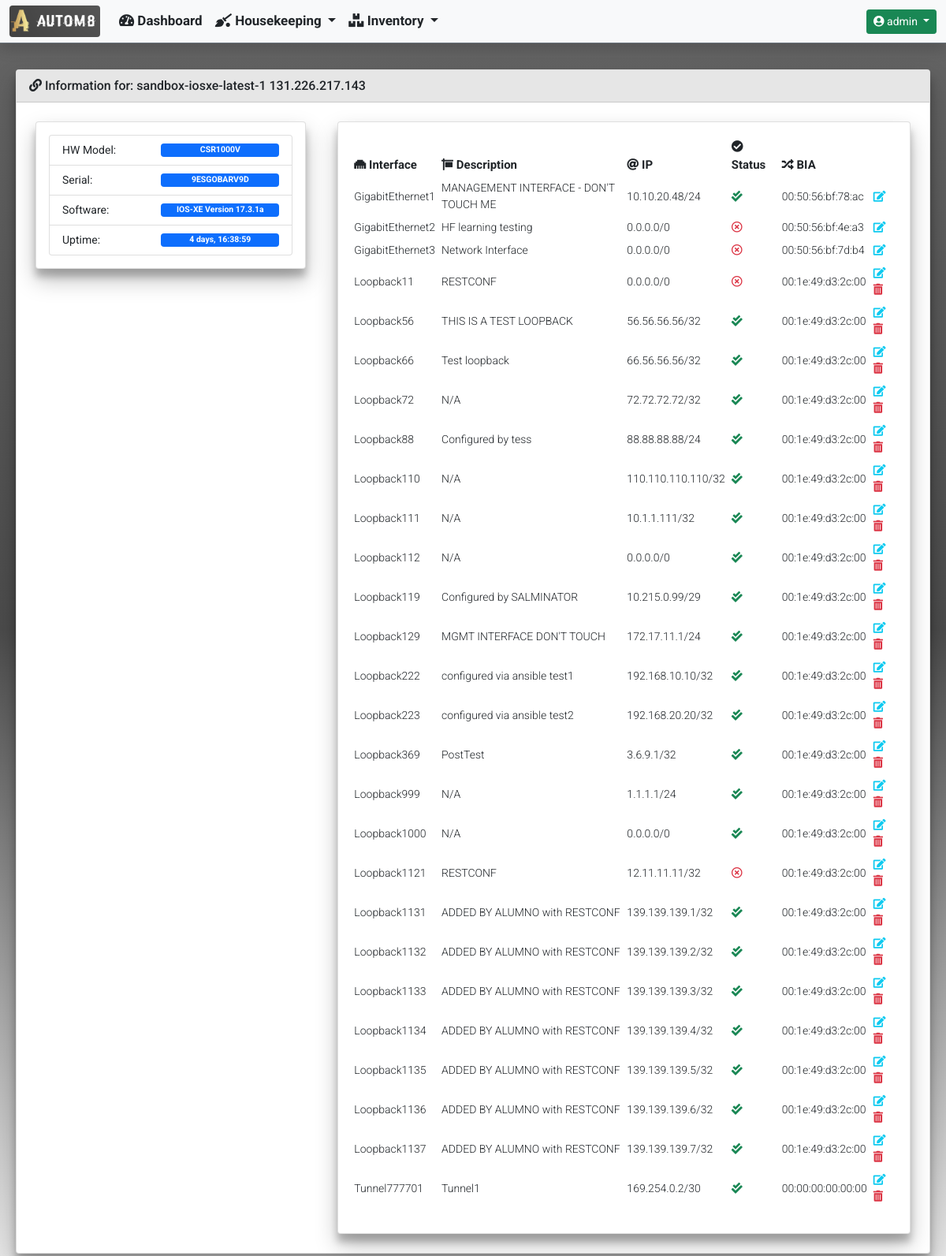
Page /inventory/device_detailed_information/87/ (signed in) on the earlier database version.
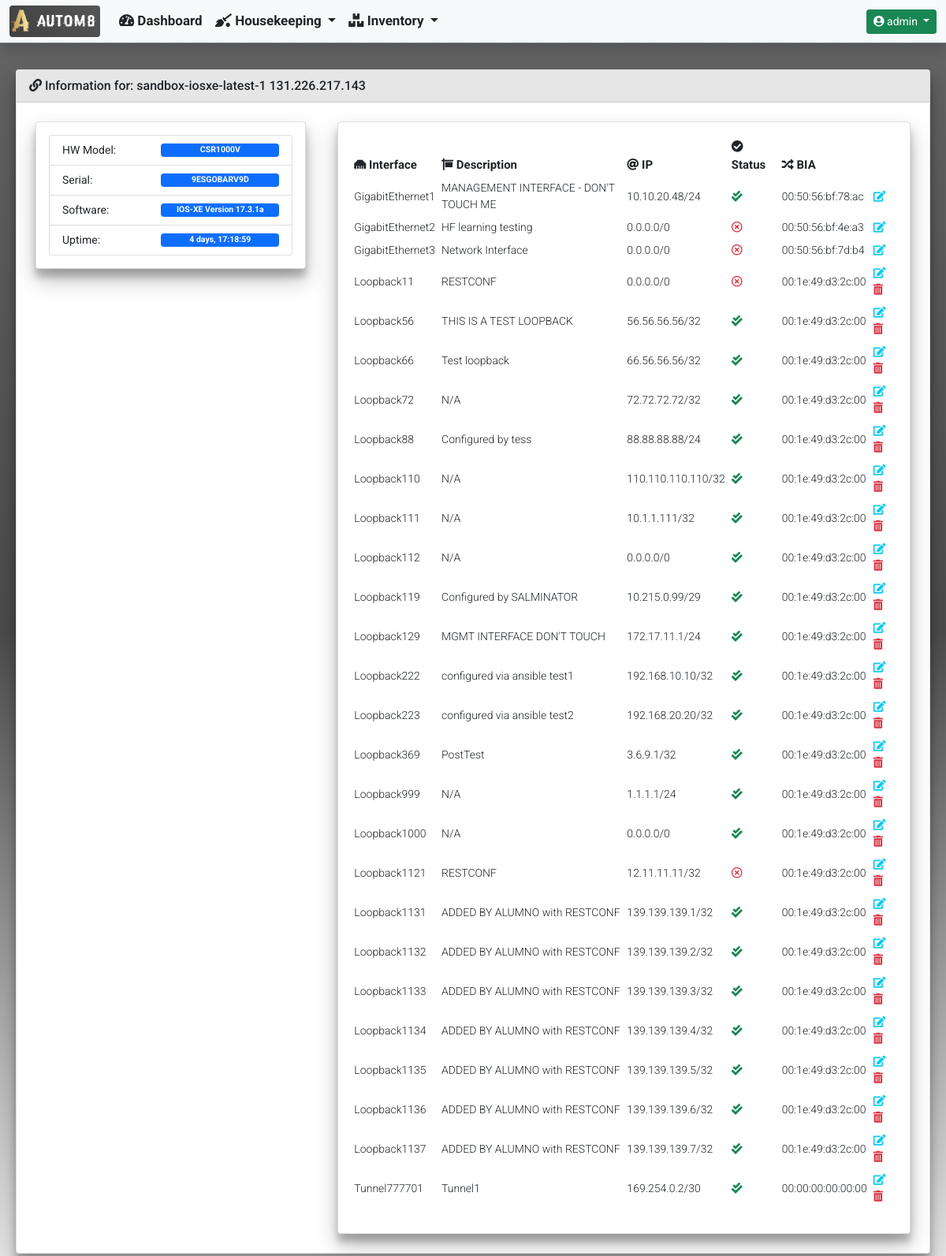
Same page on the later database version.
### inventory/models.py (models this page shows)
class Device(models.Model):
    hostname = models.CharField(unique=True, max_length=255)
    mgmt_ip = models.GenericIPAddressField(unique=True, max_length=12)
    username = models.CharField(blank=True, null=True, max_length=255)
    password = models.CharField(blank=True, null=True, max_length=255)
    software_version = models.CharField(blank=True, null=True, max_length=255)
    serial_number = models.CharField(blank=True, null=True, max_length=255)
    vendor = models.CharField(max_length=255)
    description = models.CharField(blank=True, null=True, max_length=255)
    hardware_model = models.CharField(blank=True, null=True, max_length=255)
    rest_conf_enabled = models.BooleanField(blank=True, null=True)
    device_uptime = models.CharField(blank=True, null=True, max_length=255)
    last_polled = models.DateTimeField(blank=True, null=True)
    date_added = models.DateTimeField(default=timezone.now())

class DeviceInterfaces(models.Model):
    device_id = models.ForeignKey(Device, null=True, on_delete=models.CASCADE)
    name = models.CharField(blank=True, null=True, max_length=255)
    interface_type = models.CharField(blank=True, null=True, max_length=255)
    description = models.CharField(blank=True, null=True, max_length=255)
    ipv4_address = models.GenericIPAddressField(
        blank=True, null=True, max_length=12)
    ipv4_subnet_mask = models.CharField(blank=True, null=True, max_length=12)
    admin_status = models.CharField(blank=True, null=True, max_length=255)
    oper_status = models.CharField(blank=True, null=True, max_length=255)
    phys_address = models.CharField(blank=True, null=True, max_length=255)

### inventory/views.py (the view)
def device_detailed_information(request, device_id):
    device = Device.objects.get(pk=device_id)
    context = {
        'title': 'Device Detailed Information',
        'card_header': f'Information for: {device.hostname} {device.mgmt_ip}',
        'data': {
            'version': device,
            'interfaces': DeviceInterfaces.objects.filter(device_id=device_id)
        }
    }
    return render(
        request,
        'inventory/device_detailed_information.html',
        context
    )

### templates/inventory/device_detailed_information.html
{% extends "base_template/base.html"%}
{% block content %}
<div class="row">
    <div class="col-md-4">
        <div class="card">
            <div class="card-body">
                <ul class="list-group">
                    <li class="list-group-item d-flex justify-content-between align-items-center">
                        HW Model:
                        <span class="badge bg-primary" style="width: 150px">{{ data.version.hardware_model }}</span>
                    </li>
                    <li class="list-group-item d-flex justify-content-between align-items-center">
                        Serial:
                        <span class="badge bg-primary" style="width: 150px">{{ data.version.serial_number }}</span>
                    </li>
                    <li class="list-group-item d-flex justify-content-between align-items-center">
                        Software:
                        <span class="badge bg-primary" style="width: 150px">{{ data.version.software_version }}</span>
                    </li>
                    <li class="list-group-item d-flex justify-content-between align-items-center">
                        Uptime:
                        <span class="badge bg-primary" style="width: 150px">{{ data.version.device_uptime }}</span>
                    </li>
                </ul>
            </div>
        </div>
    </div>
    <div class="col-md-8">
        <div class="card">
            <div class="card-body">
                <div class="table-responsive rounded">
                    <table id="InterfaceList" class="table table-sm table-hover table-borderless align-middle"
                        style="width:100%">
                        <thead>
                            <tr>
                                <th><i class="fas fa-ethernet"></i> Interface</th>
                                <th><i class="fas fa-sign"></i> Description</th>
                                <th><i class="fas fa-at"></i> IP</th>
                                <th><i class="fas fa-check-circle"></i> Status</th>
                                <th><i class="fas fa-random"></i> BIA</th>
                                <th></th>
                            </tr>
                        </thead>
                        <tbody>
                            {% for interface in data.interfaces %}
                            <tr>
                                <td>{{ interface.name }}</td>
                                {% if interface.description %}
                                <td>{{ interface.description }}</td>
                                {% else %}
                                <td>N/A</td>
                                {% endif %}
                                {% if interface.ipv4_address %}
                                <td>{{ interface.ipv4_address }}/{{ interface.ipv4_subnet_mask }}</td>
                                {% else %}
                                <td>0.0.0.0/0</td>
                                {% endif %}
                                {% if 'up' in interface.admin_status and 'up' in interface.oper_status %}
                                <td><i class="fas fa-check-double text-success blink"></i></td>
                                {% else %}
                                <td><i class="far fa-times-circle text-danger blink"></i></td>
                                {% endif %}
                                {% if interface.phys_address %}
                                <td>{{ interface.phys_address }} </td>
                                {% else %}
                                <td>N/A</td>
                                {% endif %}
                                <td>
                                    <a class="text-decoration-none"
                                        href="{% url 'inventory:device_interface_edit' interface.name %}"
                                        data-bs-toggle="tooltip" title="Edit">
                                        <i class="fas fa-edit text-info"></i>
                                    </a>
                                    {% if interface.interface_type != 'iana-if-type:ethernetCsmacd' %}
                                    <a class="text-decoration-none"
                                        href="{% url 'inventory:device_interface_delete' interface.name %}"
                                        data-bs-toggle="tooltip" title="Delete">
                                        <i class="fas fa-trash-alt text-danger"></i>
                                    </a>
                                    {% endif %}
                                </td>
                                {% endfor %}
                            </tr>
                        </tbody>
                    </table>
                </div>
            </div>
        </div>
    </div>
</div>
{% endblock %}

### templates/base_template/base.html (shortened to what this page needs)
{% load static %}
<!doctype html>
<html lang="en">
  <head>
    <link href="https://cdn.jsdelivr.net/npm/bootstrap@5.0.2/dist/css/bootstrap.min.css" rel="stylesheet">
    <link rel="stylesheet" href="https://cdnjs.cloudflare.com/ajax/libs/font-awesome/5.15.3/css/all.min.css" />
    <link rel="stylesheet" type="text/css" href="{% static 'css/custom.css' %}">
  </head>
  <body class="d-flex flex-column h-100">
    {% include 'navbar/navbar.html' %}
    <main class="container-fluid">
      <section>
          <div class="row">
            <div class="col-md-12">
                <div class="card">
                  {% if card_header %}
                  <div class="card-header">
                    <i class="fas fa-link"></i>
                      {{ card_header }}
                  </div>
                  {% endif %}
                  <div class="card-body">
                      {% block content %}
                      {% endblock %}
                  </div>
                </div>
            </div>
          </div>
      </section>
    </main>
  </body>
</html>

### templates/navbar/navbar.html (shortened to what this page needs)
{% load static %}
{% if user.is_authenticated %}
<nav class="navbar navbar-expand-md navbar-light bg-light fixed-top border-bottom border-secondary shadow">
  <div class="container-fluid">
    <a class="navbar-brand" href="#">
      <img class="rounded" src="{% static 'images/logos/portal_logo.png' %}" width="115" height="40">
    </a>
    <div class="collapse navbar-collapse" id="navbarCollapse">
      <ul class="navbar-nav me-auto mb-2 mb-md-0">
        <li class="nav-item">
          <a class="nav-link text-dark" href="{% url 'dashboard:dashboard' %}">
            <i class="fas fa-tachometer-alt"></i>
            Dashboard
          </a>
        </li>
        <li class="nav-item dropdown">
          <a class="nav-link dropdown-toggle text-dark" href="#" id="InventoryDropdown" role="button"
            data-bs-toggle="dropdown" aria-expanded="false">
            <i class="fas fa-quidditch"></i>
            Housekeeping
          </a>
        </li>
        <li class="nav-item dropdown">
          <a class="nav-link dropdown-toggle text-dark" href="#" id="InventoryDropdown" role="button"
            data-bs-toggle="dropdown" aria-expanded="false">
            <i class="fas fa-boxes"></i>
            Inventory
          </a>
        </li>
      </ul>
      <div class="dropdown">
        <a class="btn btn-sm btn-success dropdown-toggle" href="#" role="button" id="UserProfileDropdown"
          data-bs-toggle="dropdown" aria-expanded="false">
          <i class="fas fa-user-circle"></i>
          {{ user.username }}
        </a>
      </div>
    </div>
  </div>
</nav>
{% endif %}

### static/css/custom.css (style rules this page uses)
nav { font-family: 'Roboto', sans-serif; font-weight: 700; font-size: 17px; height: 55px; top: 0; }
body { font-family: 'Roboto', sans-serif; font-weight: 400; font-size: 14px; overflow-y: scroll; min-height: 70rem; padding-top: 5rem; height: 100%; background: linear-gradient(to top, #e6e6e6, #4b4b4b, #656565) }
.card { transition: 0.3s; margin: 0.5rem; position: relative; box-shadow: 0 14px 28px rgba(0, 0, 0, 0.25), 0 10px 10px rgba(0, 0, 0, 0.22); }
.card-header { font-family: 'Roboto', sans-serif; font-weight: 500; font-size: 16px; background-color: #e6e6e6; }
th { font-family: 'Roboto', sans-serif; font-weight: 700; font-size: 15px; }
td { font-family: 'Roboto', sans-serif; font-weight: 300; font-size: 14px; }
.blink { animation: blink 2s steps(5, start) infinite; -webkit-animation: blink 1s steps(5, start) infinite; }

Differences in the rows shown:
changed Device "CSR1000V": version.device_uptime "4 days, 16:38:59" → "4 days, 17:18:59"
